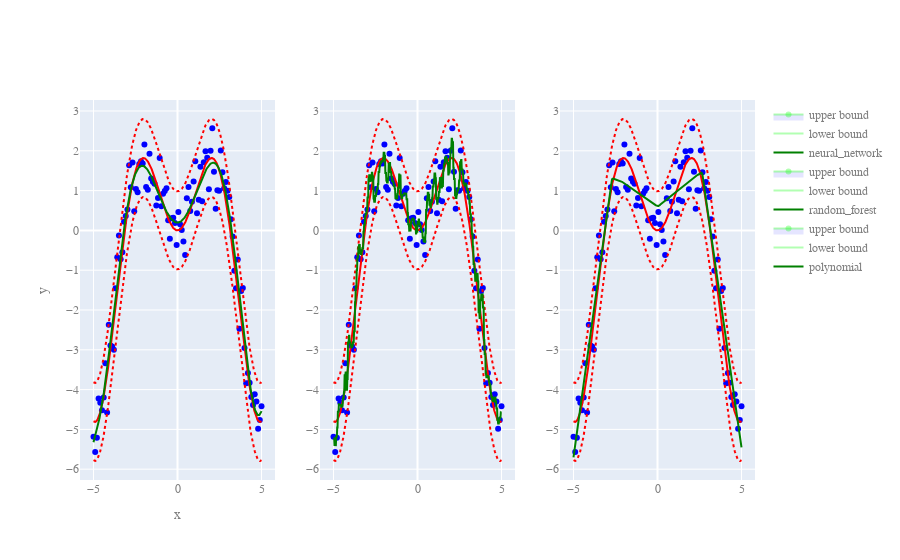

Notebook cell for this chart:
### Code cell
fig = make_subplots(rows=1, cols=3)
for col, name in enumerate(models):
    fig.add_trace(
        go.Scatter(
            x=X_train.ravel(),
            y=y_train,
            name="Training set",
            mode="markers",
            marker=dict(color="blue"),
            showlegend=False
        ),
        row=1,
        col=col + 1
    )
    fig.add_trace(
        go.Scatter(
            x=X_test.ravel(),
            y=y_mesh,
            name="Truth",
            line=dict(color="red"),
            showlegend=False
        ),
        row=1,
        col=col + 1
    )
    fig.add_trace(
        go.Scatter(
            x=X_test.ravel(),
            y=y_mesh - 1.96*noise,
            line=dict(color="red", dash="dot"),
            showlegend=False
        ),
        row=1,
        col=col + 1
    )
    fig.add_trace(
        go.Scatter(
            x=X_test.ravel(),
            y=y_mesh + 1.96*noise,
            line=dict(color="red", dash="dot"),
            showlegend=False
        ),
        row=1,
        col=col + 1
    )
    fig.add_trace(
        go.Scatter(
            x=X_test.ravel(),
            y=y_pred[name],
            name=name,
            mode="lines",
            marker=dict(color="green"),
            showlegend=True
        ),
        row=1,
        col=col + 1
    )
    fig.add_trace(
        go.Scatter(
            name="lower bound",
            x=X_test.ravel(),
            y=y_pis[name][:, 0],
            mode="lines",
            line=dict(color="rgba(0, 255, 0, 0.3)", dash='solid')
        )
    )
    fig.add_trace(
        go.Scatter(
            name="upper bound",
            x=X_test.ravel(),
            y=y_pis[name][:, 1],
            fill="tonexty",
            fillcolor="rgba(0, 0, 255, 0.1)",
            line=dict(color="rgba(0, 255, 0, 0.3)", dash='solid')
        )
    )
fig.update_layout(
    xaxis_title="x",
    yaxis_title="y",
    hovermode="x",
    font=dict(family="Computer Modern", size=12, color="#7f7f7f")
)

### Figure 1 — Plotly figure (JSON) as saved in the notebook; plotly's stock layout.template omitted (floating-point values rounded to 4 significant figures; data arrays with more than 128 entries replaced by an {"elided": "..."} marker saying what was removed)
{"data": [{"marker": {"color": "blue"}, "mode": "markers", "name": "Training set", "showlegend": false, "type": "scatter", "x": [0.6566, 3.384, 2.778, -2.071, -3.081, -0.5556, 3.283, -4.899, 1.768, 3.182, 3.99, 1.162, -0.3535, 1.465, 0.7576, -4.697, -2.576, 4.394, 0.4545, -3.182, -0.8586, 2.677, 1.869, 1.97, -1.97, 4.596, 3.687, 2.374, -0.1515, 4.899, -2.374, 4.495, -0.9596, -3.889, -1.263, -0.05051, 1.061, 2.576, -4.596, -0.7576, 3.081, -3.586, -1.465, 2.879, -2.475, -2.273, 0.1515, 2.172, 3.889, 0.05051, 4.798, -0.2525, 0.9596, -1.061, -2.172, 3.788, 0.5556, -3.485, 3.485, -1.162, -4.293, -4.192, -0.4545, -1.869, -4.495, -1.566, -4.394, -1.364, -3.788, 3.586, 0.3535, -5, -2.778, -2.98, 2.98, -3.687, -3.384, 1.667, 2.273, 1.263, -1.768, -3.99, 5, 1.566, -1.667, -0.6566, 4.293, -4.091, 4.091, -2.879, -4.798, 0.2525, 4.697, 0.8586, -3.283, 4.192, -2.677, 2.475, 1.364, 2.071], "xaxis": "x", "y": [1.09, -1.014, 1.062, 1.679, 0.3595, 0.2573, -0.1509, -5.57, 1.824, 0.2797, -2.956, 0.4338, 0.3051, 0.7358, 0.4895, -4.223, 0.4784, -4.184, -0.6191, 0.2186, 0.9221, 1.461, 1.037, 2.001, 2.158, -4.118, -2.469, 1.011, 0.189, -4.764, 0.9565, -4.387, 0.6046, -2.919, 0.6248, -0.3656, 1.741, 2.011, -4.332, 0.9916, 0.8415, -0.6751, 1.226, 1.216, 1.04, 1.669, 0.1574, 1.473, -1.449, 0.4644, -4.987, 0.3169, 1.229, 1.819, 1.735, -1.52, 0.8092, -0.1295, -1.456, 0.8145, -3.335, -4.574, -0.2095, 1.092, -4.521, 1.303, -4.197, 1.171, -2.998, -0.728, -0.2815, -5.185, 1.086, 0.5257, 0.9936, -1.456, -0.7261, 1.989, 0.542, 0.7724, 1.02, -2.892, -4.421, 1.714, 1.927, 1.059, -3.825, -2.372, -3.841, 1.637, -5.21, 0.01004, -4.297, 0.7212, -0.5486, -3.584, 1.71, 0.9971, 1.599, 2.567], "yaxis": "y"}, {"line": {"color": "red"}, "name": "Truth", "showlegend": false, "type": "scatter", "x": {"elided": "500 float values"}, "xaxis": "x", "y": {"elided": "500 float values"}, "yaxis": "y"}, {"line": {"color": "red", "dash": "dot"}, "showlegend": false, "type": "scatter", "x": {"elided": "500 float values"}, "xaxis": "x", "y": {"elided": "500 float values"}, "yaxis": "y"}, {"line": {"color": "red", "dash": "dot"}, "showlegend": false, "type": "scatter", "x": {"elided": "500 float values"}, "xaxis": "x", "y": {"elided": "500 float values"}, "yaxis": "y"}, {"marker": {"color": "green"}, "mode": "lines", "name": "polynomial", "showlegend": true, "type": "scatter", "x": {"elided": "500 float values"}, "xaxis": "x", "y": {"elided": "500 float values"}, "yaxis": "y"}, {"line": {"color": "rgba(0, 255, 0, 0.3)", "dash": "solid"}, "mode": "lines", "name": "lower bound", "type": "scatter", "x": {"elided": "500 float values"}, "y": {"elided": "500x1 float values"}}, {"fill": "tonexty", "fillcolor": "rgba(0, 0, 255, 0.1)", "line": {"color": "rgba(0, 255, 0, 0.3)", "dash": "solid"}, "name": "upper bound", "type": "scatter", "x": {"elided": "500 float values"}, "y": {"elided": "500x1 float values"}}, {"marker": {"color": "blue"}, "mode": "markers", "name": "Training set", "showlegend": false, "type": "scatter", "x": [0.6566, 3.384, 2.778, -2.071, -3.081, -0.5556, 3.283, -4.899, 1.768, 3.182, 3.99, 1.162, -0.3535, 1.465, 0.7576, -4.697, -2.576, 4.394, 0.4545, -3.182, -0.8586, 2.677, 1.869, 1.97, -1.97, 4.596, 3.687, 2.374, -0.1515, 4.899, -2.374, 4.495, -0.9596, -3.889, -1.263, -0.05051, 1.061, 2.576, -4.596, -0.7576, 3.081, -3.586, -1.465, 2.879, -2.475, -2.273, 0.1515, 2.172, 3.889, 0.05051, 4.798, -0.2525, 0.9596, -1.061, -2.172, 3.788, 0.5556, -3.485, 3.485, -1.162, -4.293, -4.192, -0.4545, -1.869, -4.495, -1.566, -4.394, -1.364, -3.788, 3.586, 0.3535, -5, -2.778, -2.98, 2.98, -3.687, -3.384, 1.667, 2.273, 1.263, -1.768, -3.99, 5, 1.566, -1.667, -0.6566, 4.293, -4.091, 4.091, -2.879, -4.798, 0.2525, 4.697, 0.8586, -3.283, 4.192, -2.677, 2.475, 1.364, 2.071], "xaxis": "x2", "y": [1.09, -1.014, 1.062, 1.679, 0.3595, 0.2573, -0.1509, -5.57, 1.824, 0.2797, -2.956, 0.4338, 0.3051, 0.7358, 0.4895, -4.223, 0.4784, -4.184, -0.6191, 0.2186, 0.9221, 1.461, 1.037, 2.001, 2.158, -4.118, -2.469, 1.011, 0.189, -4.764, 0.9565, -4.387, 0.6046, -2.919, 0.6248, -0.3656, 1.741, 2.011, -4.332, 0.9916, 0.8415, -0.6751, 1.226, 1.216, 1.04, 1.669, 0.1574, 1.473, -1.449, 0.4644, -4.987, 0.3169, 1.229, 1.819, 1.735, -1.52, 0.8092, -0.1295, -1.456, 0.8145, -3.335, -4.574, -0.2095, 1.092, -4.521, 1.303, -4.197, 1.171, -2.998, -0.728, -0.2815, -5.185, 1.086, 0.5257, 0.9936, -1.456, -0.7261, 1.989, 0.542, 0.7724, 1.02, -2.892, -4.421, 1.714, 1.927, 1.059, -3.825, -2.372, -3.841, 1.637, -5.21, 0.01004, -4.297, 0.7212, -0.5486, -3.584, 1.71, 0.9971, 1.599, 2.567], "yaxis": "y2"}, {"line": {"color": "red"}, "name": "Truth", "showlegend": false, "type": "scatter", "x": {"elided": "500 float values"}, "xaxis": "x2", "y": {"elided": "500 float values"}, "yaxis": "y2"}, {"line": {"color": "red", "dash": "dot"}, "showlegend": false, "type": "scatter", "x": {"elided": "500 float values"}, "xaxis": "x2", "y": {"elided": "500 float values"}, "yaxis": "y2"}, {"line": {"color": "red", "dash": "dot"}, "showlegend": false, "type": "scatter", "x": {"elided": "500 float values"}, "xaxis": "x2", "y": {"elided": "500 float values"}, "yaxis": "y2"}, {"marker": {"color": "green"}, "mode": "lines", "name": "random_forest", "showlegend": true, "type": "scatter", "x": {"elided": "500 float values"}, "xaxis": "x2", "y": {"elided": "500 float values"}, "yaxis": "y2"}, {"line": {"color": "rgba(0, 255, 0, 0.3)", "dash": "solid"}, "mode": "lines", "name": "lower bound", "type": "scatter", "x": {"elided": "500 float values"}, "y": {"elided": "500x1 float values"}}, {"fill": "tonexty", "fillcolor": "rgba(0, 0, 255, 0.1)", "line": {"color": "rgba(0, 255, 0, 0.3)", "dash": "solid"}, "name": "upper bound", "type": "scatter", "x": {"elided": "500 float values"}, "y": {"elided": "500x1 float values"}}, {"marker": {"color": "blue"}, "mode": "markers", "name": "Training set", "showlegend": false, "type": "scatter", "x": [0.6566, 3.384, 2.778, -2.071, -3.081, -0.5556, 3.283, -4.899, 1.768, 3.182, 3.99, 1.162, -0.3535, 1.465, 0.7576, -4.697, -2.576, 4.394, 0.4545, -3.182, -0.8586, 2.677, 1.869, 1.97, -1.97, 4.596, 3.687, 2.374, -0.1515, 4.899, -2.374, 4.495, -0.9596, -3.889, -1.263, -0.05051, 1.061, 2.576, -4.596, -0.7576, 3.081, -3.586, -1.465, 2.879, -2.475, -2.273, 0.1515, 2.172, 3.889, 0.05051, 4.798, -0.2525, 0.9596, -1.061, -2.172, 3.788, 0.5556, -3.485, 3.485, -1.162, -4.293, -4.192, -0.4545, -1.869, -4.495, -1.566, -4.394, -1.364, -3.788, 3.586, 0.3535, -5, -2.778, -2.98, 2.98, -3.687, -3.384, 1.667, 2.273, 1.263, -1.768, -3.99, 5, 1.566, -1.667, -0.6566, 4.293, -4.091, 4.091, -2.879, -4.798, 0.2525, 4.697, 0.8586, -3.283, 4.192, -2.677, 2.475, 1.364, 2.071], "xaxis": "x3", "y": [1.09, -1.014, 1.062, 1.679, 0.3595, 0.2573, -0.1509, -5.57, 1.824, 0.2797, -2.956, 0.4338, 0.3051, 0.7358, 0.4895, -4.223, 0.4784, -4.184, -0.6191, 0.2186, 0.9221, 1.461, 1.037, 2.001, 2.158, -4.118, -2.469, 1.011, 0.189, -4.764, 0.9565, -4.387, 0.6046, -2.919, 0.6248, -0.3656, 1.741, 2.011, -4.332, 0.9916, 0.8415, -0.6751, 1.226, 1.216, 1.04, 1.669, 0.1574, 1.473, -1.449, 0.4644, -4.987, 0.3169, 1.229, 1.819, 1.735, -1.52, 0.8092, -0.1295, -1.456, 0.8145, -3.335, -4.574, -0.2095, 1.092, -4.521, 1.303, -4.197, 1.171, -2.998, -0.728, -0.2815, -5.185, 1.086, 0.5257, 0.9936, -1.456, -0.7261, 1.989, 0.542, 0.7724, 1.02, -2.892, -4.421, 1.714, 1.927, 1.059, -3.825, -2.372, -3.841, 1.637, -5.21, 0.01004, -4.297, 0.7212, -0.5486, -3.584, 1.71, 0.9971, 1.599, 2.567], "yaxis": "y3"}, {"line": {"color": "red"}, "name": "Truth", "showlegend": false, "type": "scatter", "x": {"elided": "500 float values"}, "xaxis": "x3", "y": {"elided": "500 float values"}, "yaxis": "y3"}, {"line": {"color": "red", "dash": "dot"}, "showlegend": false, "type": "scatter", "x": {"elided": "500 float values"}, "xaxis": "x3", "y": {"elided": "500 float values"}, "yaxis": "y3"}, {"line": {"color": "red", "dash": "dot"}, "showlegend": false, "type": "scatter", "x": {"elided": "500 float values"}, "xaxis": "x3", "y": {"elided": "500 float values"}, "yaxis": "y3"}, {"marker": {"color": "green"}, "mode": "lines", "name": "neural_network", "showlegend": true, "type": "scatter", "x": {"elided": "500 float values"}, "xaxis": "x3", "y": {"elided": "500 float values"}, "yaxis": "y3"}, {"line": {"color": "rgba(0, 255, 0, 0.3)", "dash": "solid"}, "mode": "lines", "name": "lower bound", "type": "scatter", "x": {"elided": "500 float values"}, "y": {"elided": "500x1 float values"}}, {"fill": "tonexty", "fillcolor": "rgba(0, 0, 255, 0.1)", "line": {"color": "rgba(0, 255, 0, 0.3)", "dash": "solid"}, "name": "upper bound", "type": "scatter", "x": {"elided": "500 float values"}, "y": {"elided": "500x1 float values"}}], "layout": {"font": {"color": "#7f7f7f", "family": "Computer Modern", "size": 12}, "hovermode": "x", "xaxis": {"anchor": "y", "domain": [0, 0.2889], "title": {"text": "x"}}, "xaxis2": {"anchor": "y2", "domain": [0.3556, 0.6444]}, "xaxis3": {"anchor": "y3", "domain": [0.7111, 1]}, "yaxis": {"anchor": "x", "domain": [0, 1], "title": {"text": "y"}}, "yaxis2": {"anchor": "x2", "domain": [0, 1]}, "yaxis3": {"anchor": "x3", "domain": [0, 1]}}}
